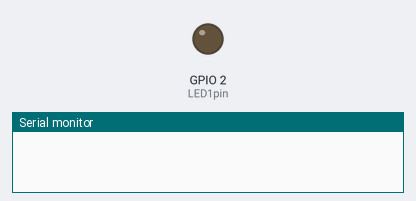
Bench run of a program on a simulated ESP32. On the bench: output pins drawn as LEDs (lit = HIGH), the last lines printed to the serial monitor. WiFi joins after 1.5 s; servers stay silent unless stated.

Above: at 0.1 s.
At 2.6 s:
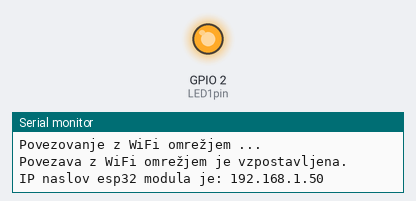
Timing chart, 0 to 4.5 s (numbered marks = the images above):
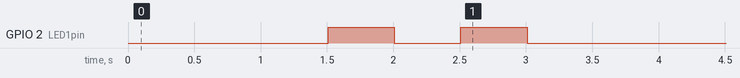

The program:

main.cpp
```cpp
#include <Arduino.h>
#include "WiFi.h"
#include "WebSocketsClient.h"

const char* ssid = "...";
const char* password = "...";

int portNumber = 8811; // preko vrat 8811 se bo esp32 povezal na node.js strežnik

WebSocketsClient webSocket; // kreiramo objekt razreda WebSocketsClient

uint8_t LED1pin = 2; // 8-bitna celoštevilska spremenljivka


void setup() {


  Serial.begin(115200); // nastavimo hitrost serijske komunikacije na 115200 bitov/s
  WiFi.begin(ssid, password); // povežemo se na WiFi omrežje z imenom in geslom

  while (WiFi.status() != WL_CONNECTED) { // dokler se modul ne poveže na WiFi omrežje, ponavljamo zanko
    delay(500); // počakamo 500ms preden preverimo stanje povezave znova
    Serial.println("Povezovanje z WiFi omrežjem ..."); // izpišemo sporočilo na serijski monitor, da vidimo, da se še vedno poskuša povezati
  }

  Serial.println("Povezava z WiFi omrežjem je vzpostavljena.");
  Serial.print("IP naslov esp32 modula je: ");
  Serial.println(WiFi.localIP());

  // poženemo WebSocket strežnik in določimo "callback" funkcijo, ki se izvede ob vsakem dogodku na spletnem vtičniku (WebSocket-u)
  webSocket.begin("192.168.1.219", portNumber); // priključimo se na node.js strežnik na IP naslovu 192... port 8811

  // ta del kode uporabimo kot indikator, da se je del kode prenesel na esp32 module, modra LED dioda bo 2x utripnila
  pinMode(LED1pin, OUTPUT); // pin (nožica) št. 2 bo uporabljen kot digitalni izhod (na nožici 2 je povezana vgrajena LED dioda na ESP32)

  digitalWrite(LED1pin, HIGH); // na pin 2 zapišemo visoko vrednost (LED dioda se prižge)
  delay(500); // zakasnitev izvedbe programa za specificiran čas v milisekundah, 500ms = 0,5 s

  digitalWrite(LED1pin, LOW); // na pin 2 zapišemo nizko vrednost (LED dioda se ugasne)
  delay(500);

  digitalWrite(LED1pin, HIGH); // na pin 2 zapišemo visoko vrednost (LED dioda se prižge)
  delay(500);

  digitalWrite(LED1pin, LOW); // na pin 2 zapišemo nizko vrednost (LED dioda se ugasne)
  delay(500);

  Serial.println(WiFi.localIP());
  Serial.println(WiFi.getMode());
}

void loop() {
  // Poslušamo na spletnem vtičniku 8811 (WebSocket-u) za podatke in dogodke
  // tu zapišemo kodo, ki se ponavljajoče izvaja
  webSocket.loop(); // spremlja komunikacijo na webSocket-u
}
```
